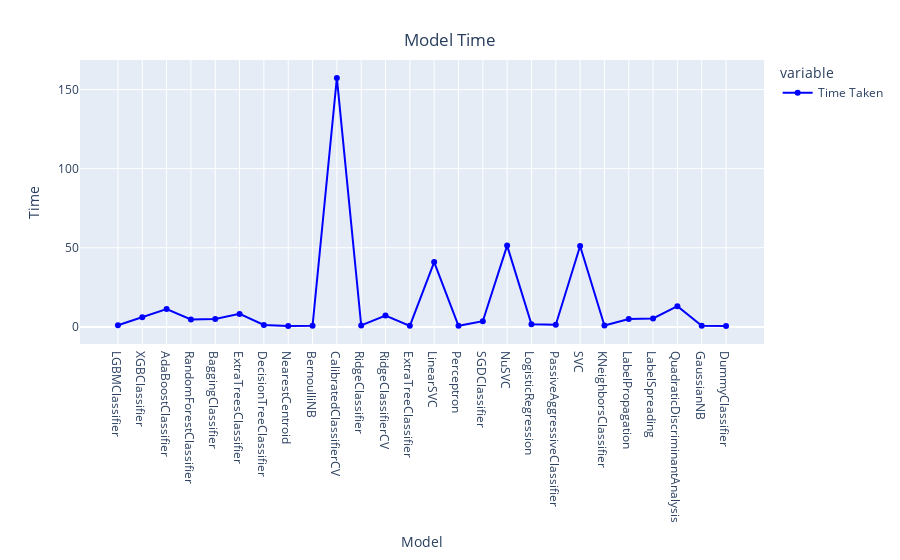

Here is the notebook cell this chart was saved with:
### Code cell
# time
line = px.line(data_frame= models ,y =["Time Taken"] , markers = True)
line.update_xaxes(title="Model",
              rangeslider_visible = False)
line.update_yaxes(title = "Time")
line.update_traces(line_color="blue")
line.update_layout(showlegend = True,
    title = {
        'text': 'Model Time',
        'y':0.94,
        'x':0.5,
        'xanchor': 'center',
        'yanchor': 'top'})

line.show()

### Figure 1 — Plotly figure (JSON) as saved in the notebook; plotly's stock layout.template omitted (floating-point values rounded to 4 significant figures)
{"data": [{"hovertemplate": "variable=Time Taken<br>Model=%{x}<br>value=%{y}<extra></extra>", "legendgroup": "Time Taken", "line": {"color": "blue", "dash": "solid"}, "marker": {"symbol": "circle"}, "mode": "markers+lines", "name": "Time Taken", "orientation": "v", "showlegend": true, "type": "scatter", "x": ["LGBMClassifier", "XGBClassifier", "AdaBoostClassifier", "RandomForestClassifier", "BaggingClassifier", "ExtraTreesClassifier", "DecisionTreeClassifier", "NearestCentroid", "BernoulliNB", "CalibratedClassifierCV", "RidgeClassifier", "RidgeClassifierCV", "ExtraTreeClassifier", "LinearSVC", "Perceptron", "SGDClassifier", "NuSVC", "LogisticRegression", "PassiveAggressiveClassifier", "SVC", "KNeighborsClassifier", "LabelPropagation", "LabelSpreading", "QuadraticDiscriminantAnalysis", "GaussianNB", "DummyClassifier"], "xaxis": "x", "y": [1.02, 6.101, 11.26, 4.706, 5.012, 8.209, 1.24, 0.594, 0.6434, 157.3, 0.923, 7.146, 0.6727, 40.93, 0.651, 3.598, 51.36, 1.606, 1.289, 51.1, 0.8147, 4.955, 5.296, 13.07, 0.7454, 0.5254], "yaxis": "y"}], "layout": {"legend": {"title": {"text": "variable"}, "tracegroupgap": 0}, "margin": {"t": 60}, "showlegend": true, "title": {"text": "Model Time", "x": 0.5, "xanchor": "center", "y": 0.94, "yanchor": "top"}, "xaxis": {"anchor": "y", "domain": [0, 1], "rangeslider": {"visible": false}, "title": {"text": "Model"}}, "yaxis": {"anchor": "x", "domain": [0, 1], "title": {"text": "Time"}}}}
